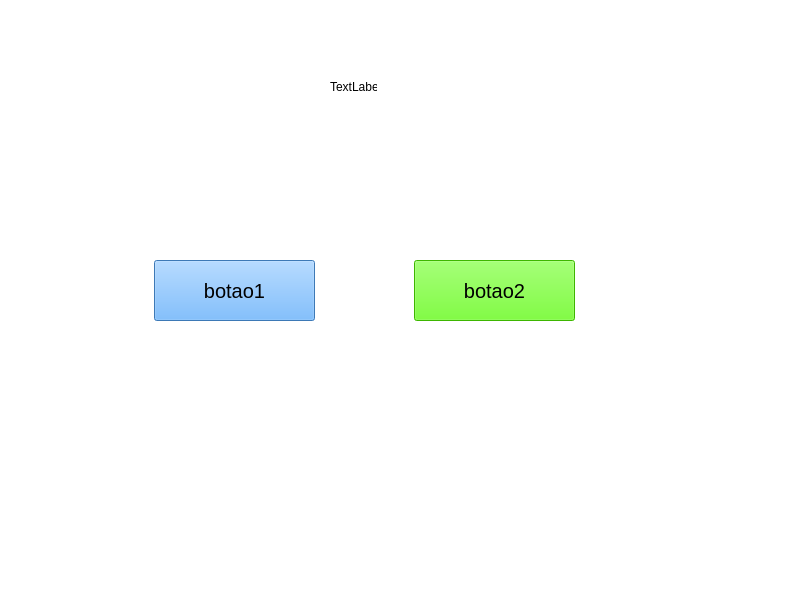
<?xml version="1.0" encoding="UTF-8"?>
<ui version="4.0">
 <class>MainWindow</class>
 <widget class="QMainWindow" name="MainWindow">
  <property name="geometry">
   <rect>
    <x>0</x>
    <y>0</y>
    <width>800</width>
    <height>600</height>
   </rect>
  </property>
  <property name="windowTitle">
   <string>MainWindow</string>
  </property>
  <property name="styleSheet">
   <string notr="true">background-color: rgb(85, 255, 0);
background-color: rgb(255, 255, 255);</string>
  </property>
  <widget class="QWidget" name="centralwidget">
   <widget class="QPushButton" name="botao_2">
    <property name="geometry">
     <rect>
      <x>414</x>
      <y>260</y>
      <width>161</width>
      <height>61</height>
     </rect>
    </property>
    <property name="font">
     <font>
      <pointsize>15</pointsize>
     </font>
    </property>
    <property name="styleSheet">
     <string notr="true">background-color: rgb(85, 0, 127);
background-color: rgb(85, 255, 0);</string>
    </property>
    <property name="text">
     <string>botao2</string>
    </property>
   </widget>
   <widget class="QPushButton" name="botao_1">
    <property name="geometry">
     <rect>
      <x>154</x>
      <y>260</y>
      <width>161</width>
      <height>61</height>
     </rect>
    </property>
    <property name="font">
     <font>
      <pointsize>15</pointsize>
     </font>
    </property>
    <property name="styleSheet">
     <string notr="true">background-color: rgb(85, 0, 127);
background-color: rgb(85, 170, 255);</string>
    </property>
    <property name="text">
     <string>botao1</string>
    </property>
   </widget>
   <widget class="QLabel" name="label">
    <property name="geometry">
     <rect>
      <x>330</x>
      <y>80</y>
      <width>47</width>
      <height>13</height>
     </rect>
    </property>
    <property name="text">
     <string>TextLabel</string>
    </property>
   </widget>
  </widget>
  <widget class="QMenuBar" name="menubar">
   <property name="geometry">
    <rect>
     <x>0</x>
     <y>0</y>
     <width>800</width>
     <height>21</height>
    </rect>
   </property>
  </widget>
  <widget class="QStatusBar" name="statusbar"/>
 </widget>
 <resources/>
 <connections/>
</ui>
